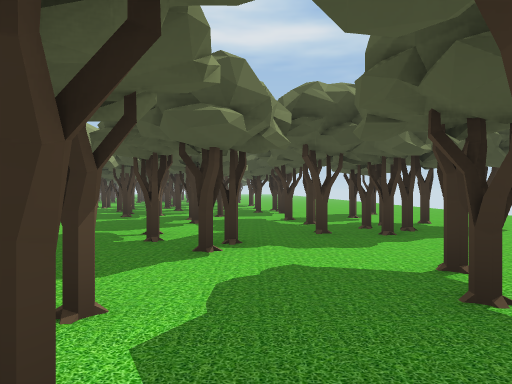
view 1 (above)

24 first-person views from a walk through a scene from a Unity 3-D project. The camera is 1.2 m above the floor, looks level and sees 70° across. The floor is counted in squares, 2 m on a side. Each view is taken from the middle of a square. On the plan, view 1 faces up. The plan holds only what a view shows up to about 10 squares ahead; the rest is blank. The place goes on beyond the plan. The player is left out. Some animated figures are left out. Some surface patterns are stand-ins.

view 2
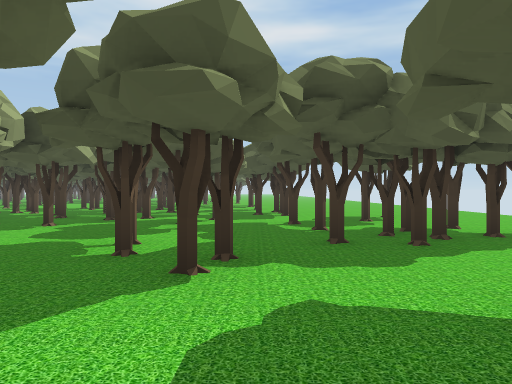

view 3
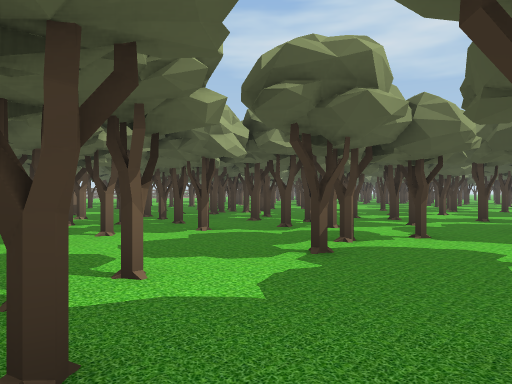

view 4
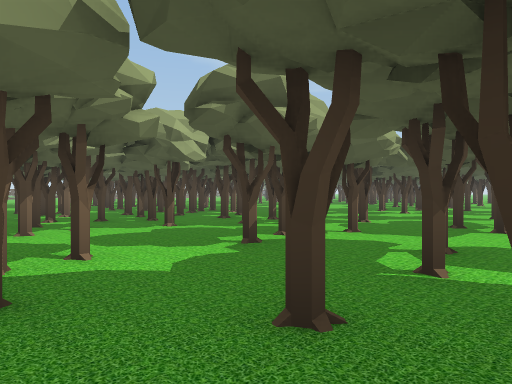

view 5
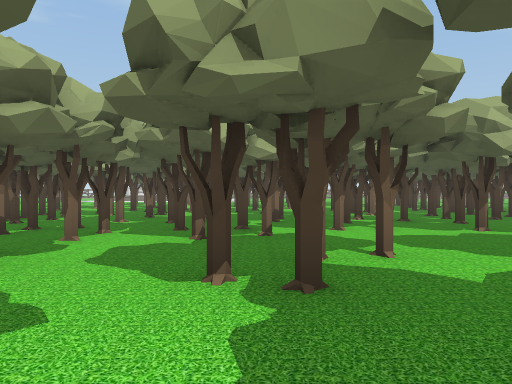

view 6
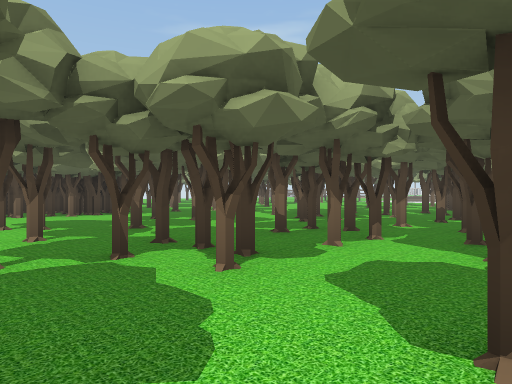

view 7
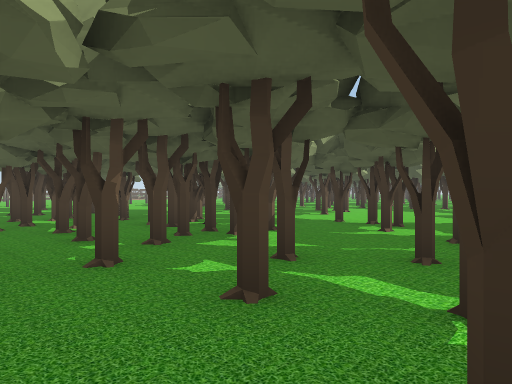

view 8
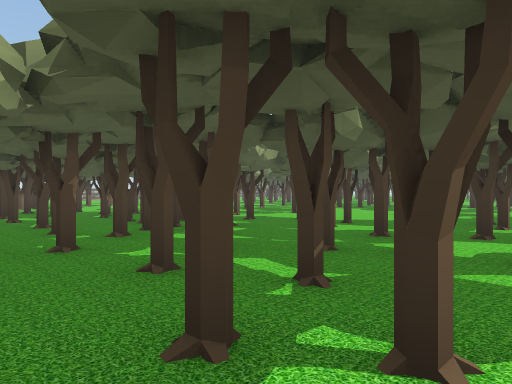

view 9
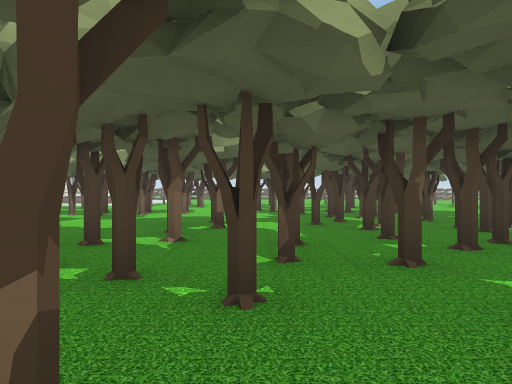

view 10
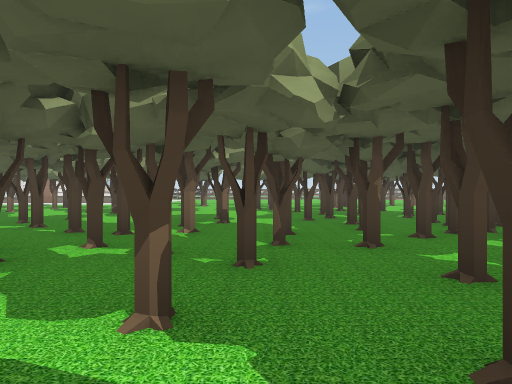

view 11
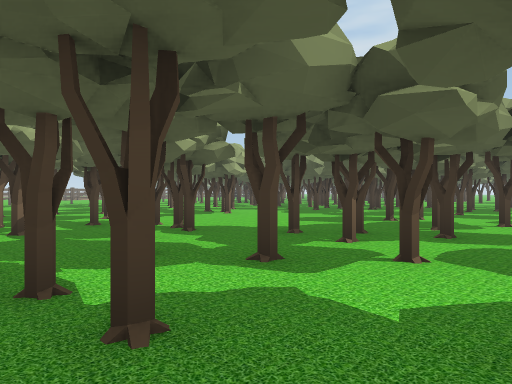

view 12
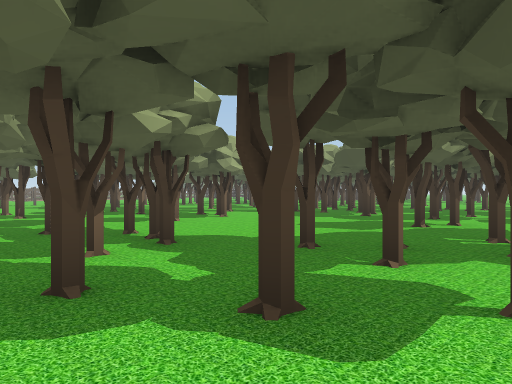

view 13
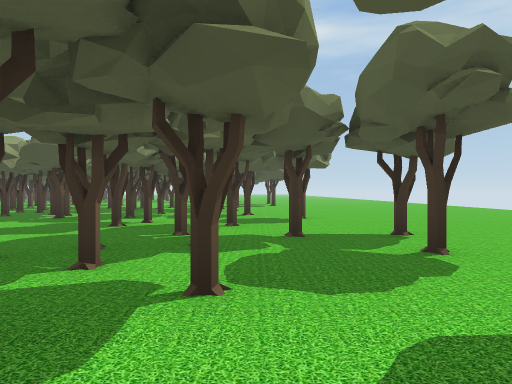

view 14
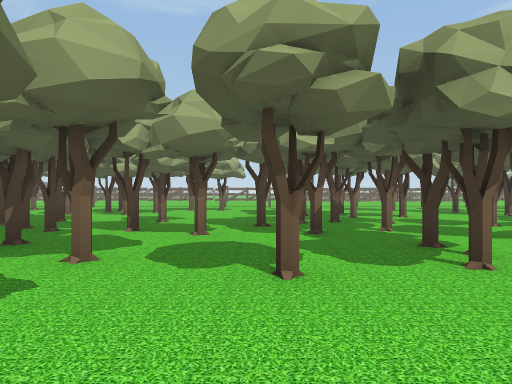

view 15
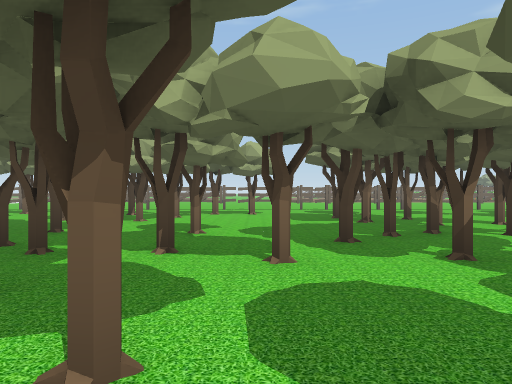

view 16
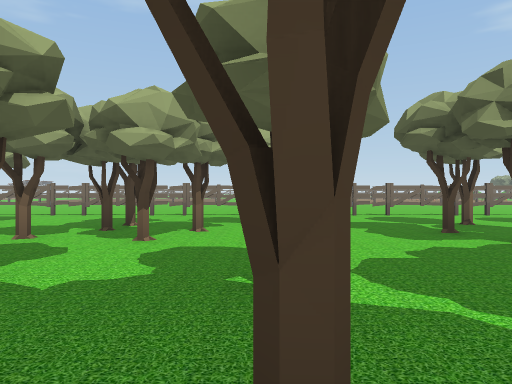

view 17
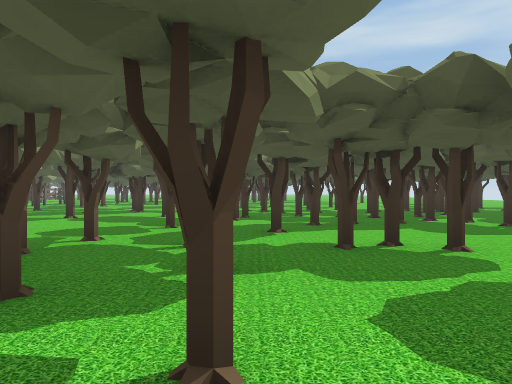

view 18
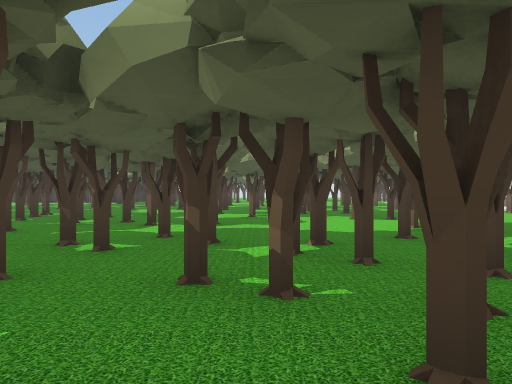

view 19
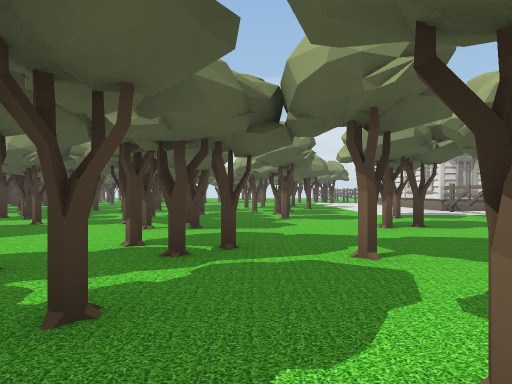

view 20
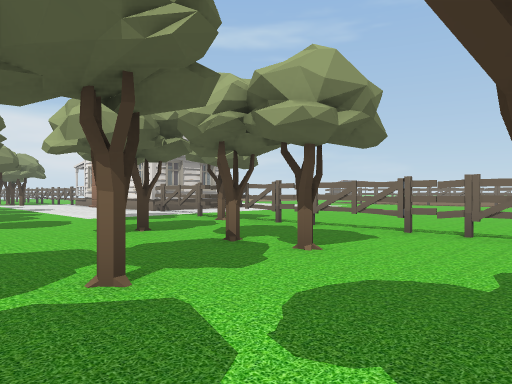

view 21
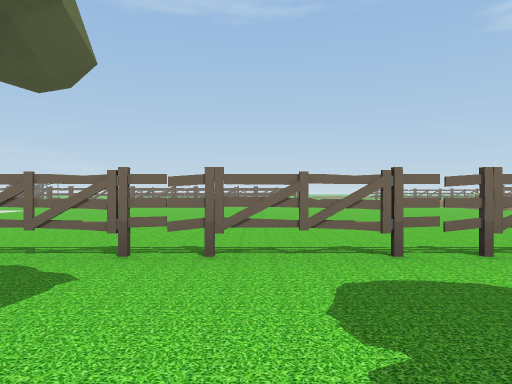

view 22
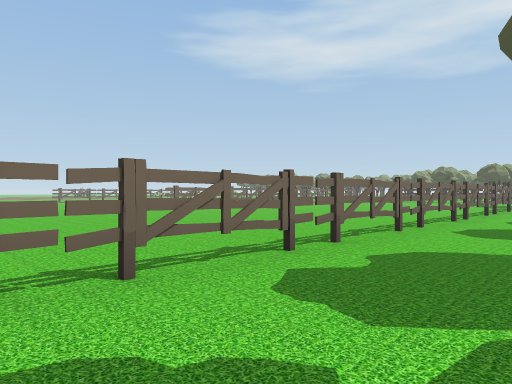

view 23
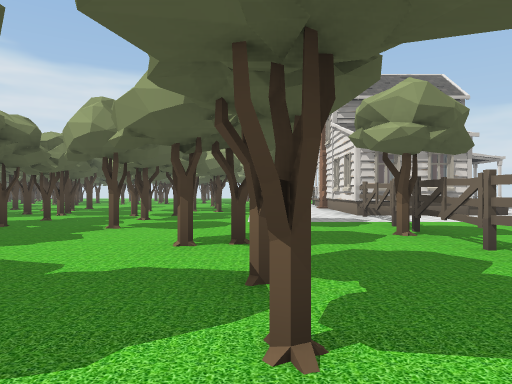

view 24
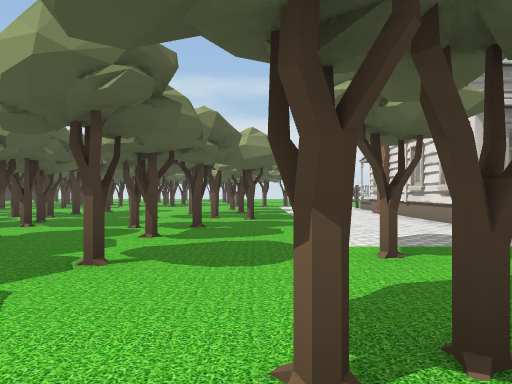

### Floor plan
Key: @ floor where view 1 was taken; # wall or solid block; x gap in a wall; . floor; T thing the floor can be seen under or through; O other object.
Columns run from 25 left of view 1 to 6 right of it. Each row starts with its distance up from view 1.
 24      O   ...
 23      O   ...# .#  ###
 22     .O   .#.. .# ##.#..#......
 21    ..O  ..... .####.##........
 20    ..O. ..#..#..........#.....
 19    ..O........T......#.#.....
 18 .. ..O.#.##.TT.##...........
 17 .....O...##.TT........T..#..
 16 .. ..O.......T..#....TT....
 15 .. ..O.#......T......TT...
 14 .....O.#.....#..TTTT...T..
 13 .....O..#....x.TT ....#.TT
 12 .....O.....TTTTTT##.......
 11 . ...O...#.TTTTTTT#xx#.#.##
 10 . ...O.....TTTTTTT#..#......#...
  9 .....O.#.#.....T......#.#.......
  8 .....O.....#......TTT...#.##...
  7 .....O.........##xTT #..#.###..
  6 .....O.#...##.....TTT#.....###
  5   ...O.....##.#..TTT #..#.##..
  4    ..O.#.#...#.T.T T###.#....
  3    ..O..........T  ####....#
  2    ..O...#.#... #######...#.
  1   OOOO...##...########..#..
  0   O O.......#.  .######.#@#
 -1   OOO...#......  ####....#
 -2     O....##..#x    #......
 -3     O.   .#..#     ...x#x.
 -4                     .....
 -5                      ....
 -6                       ###
 -7                        ##
 -8                         #

Positions as (right, up) in squares from view 1, and headings:
1: (0, 0), facing up
2: (0, 1), facing up
3: (1, 4), facing up-left
4: (2, 4), facing up-left
5: (2, 4), facing left
6: (1, 4), facing down-left
7: (-3, 8), facing up-left
8: (-2, 8), facing up-left
9: (-3, 8), facing left
10: (-2, 8), facing left
11: (-1, 11), facing up-left
12: (-2, 12), facing up-left
13: (-2, 12), facing up
14: (-6, 16), facing left
15: (-8, 15), facing left
16: (-11, 14), facing left
17: (-11, 14), facing up
18: (-11, 14), facing down
19: (-15, 12), facing down
20: (-15, 11), facing down-left
21: (-17, 10), facing left
22: (-18, 11), facing up-left
23: (-18, 10), facing down
24: (-17, 7), facing down
